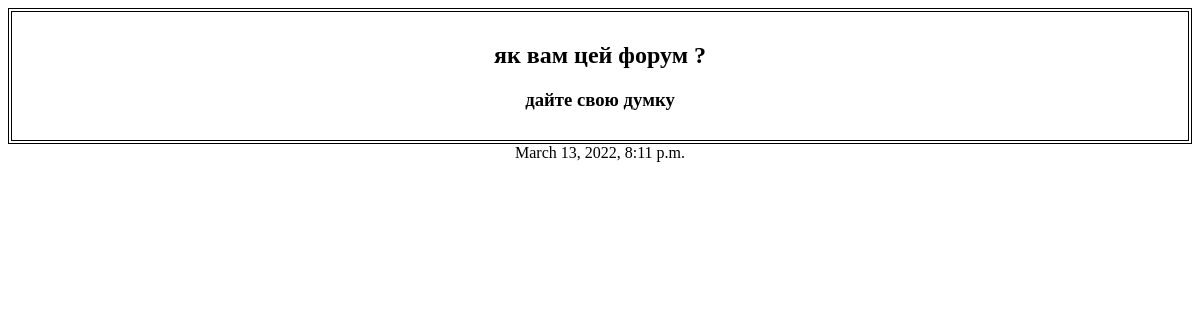
The app's page /1/, older data.
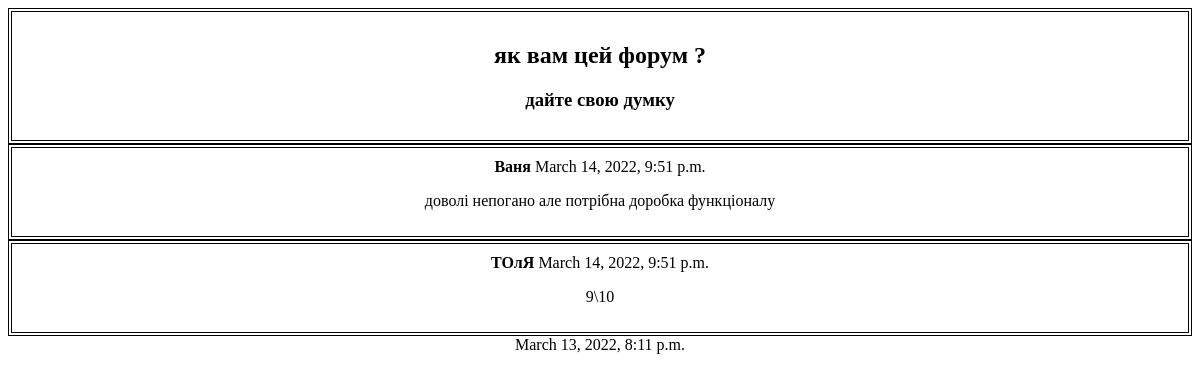
The same page, newer data.
### b/models.py (models this page shows, shortened)
class Post(models.Model):
    post_title=models.CharField(max_length=100)
    post_text=models.CharField(max_length=500)
    post_pub_date=models.DateTimeField()

class Comment(models.Model):
    post_id=models.ForeignKey(Post,on_delete=models.CASCADE)
    comment_author=models.CharField(max_length=50)
    comment_text=models.CharField(max_length=200)
    comment_pub_date=models.DateTimeField()

### b/views.py (the view)
# urls.py: path("<int:self_post_id>/",views.post_page_view, name="post_page")
def post_page_view(request , self_post_id):
    post=models.Post.objects.get(id=self_post_id)
    comments_list=models.Comment.objects.filter(post_id=self_post_id)
    return render(request,'b/post.html',{
        'post' :post,
        'comments_list' : comments_list,
    })

### b/templates/b/post.html (shortened to what this page needs)
{% extends "b/base.html" %}
{%block content%}
    <center>
        <div class="brd">
            <h2><b>{{post.post_title}}</b></h2>
            <h3>{{post.post_text}}</h3>
        </div>
        {%for coment in comments_list%}
            <div class="brd">
                <b>{{coment.comment_author}}</b>
                {{coment.comment_pub_date}}
                <p>{{coment.comment_text}}</p>
            </div>
        {%endfor%}
            {{post.post_pub_date}}
    </center>
{%endblock%}

### b/templates/b/base.html (shortened to what this page needs)
<!DOCTYPE html>
<html lang="en">
<head>
</head>
<body>
    {%block content%}
    {%endblock%}
</body>
</html>

### b/templates/b/post.html (style rules this page uses)
.brd { border: 4px double black; background: rgb(255, 255, 255); padding: 10px; }

Row changes from the older to the newer data that the page shows:
added Comment: comment_author "Ваня", comment_pub_date "March 14, 2022, 9:51 p.m.", comment_text "доволі непогано але потрібна доробка функціоналу"
added Comment: comment_author "ТОлЯ", comment_pub_date "March 14, 2022, 9:51 p.m.", comment_text "9\\10"
